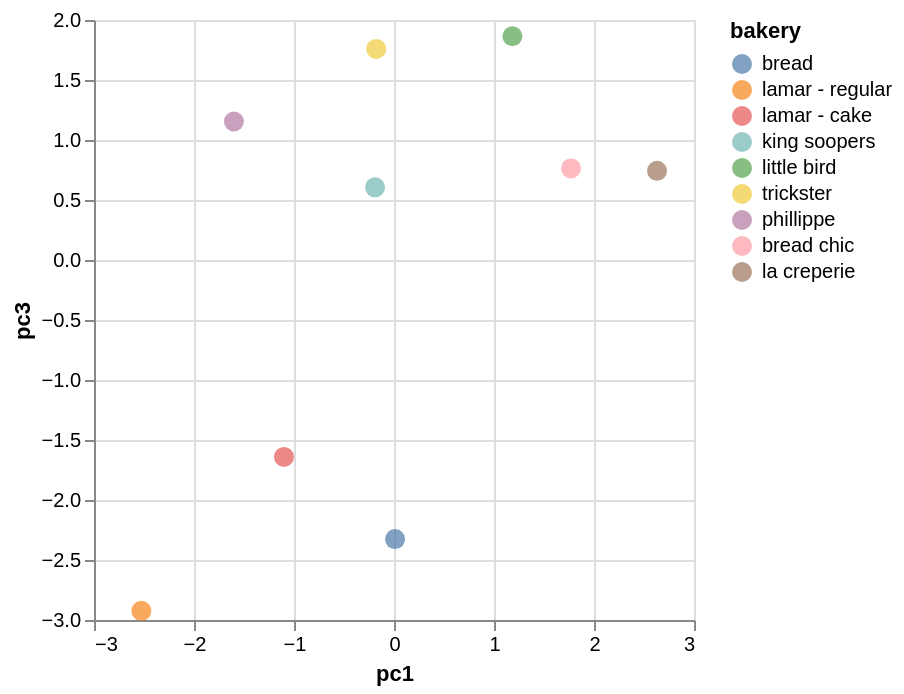

Notebook cell for this chart:
### Code cell
alt.Chart(proj_df).mark_point(filled=True, size=100).encode(
    x='pc1', y='pc3',
    color=alt.Color('bakery', sort=plot_order),
    tooltip=['bakery']
)

### Figure 1 — Vega-Lite specification as saved in the notebook (floating-point values rounded to 4 significant figures)
{"config": {"view": {"continuousWidth": 300, "continuousHeight": 300}}, "data": {"name": "data-cce9de23455ca72077ce6bbd9aeec2a3"}, "mark": {"type": "point", "filled": true, "size": 100}, "encoding": {"color": {"field": "bakery", "sort": ["bread", "lamar - regular", "lamar - cake", "king soopers", "little bird", "trickster", "phillippe", "bread chic", "la creperie"], "type": "nominal"}, "tooltip": [{"field": "bakery", "type": "nominal"}], "x": {"field": "pc1", "type": "quantitative"}, "y": {"field": "pc3", "type": "quantitative"}}, "$schema": "https://vega.github.io/schema/vega-lite/v6.4.1.json", "datasets": {"data-cce9de23455ca72077ce6bbd9aeec2a3": [{"pc1": 0.01044, "pc2": 4.038, "pc3": -2.325, "bakery": "bread"}, {"pc1": 1.77, "pc2": -0.1221, "pc3": 0.7634, "bakery": "bread chic"}, {"pc1": -0.1894, "pc2": -0.6364, "pc3": 0.6054, "bakery": "king soopers"}, {"pc1": 2.63, "pc2": 0.03444, "pc3": 0.7432, "bakery": "la creperie"}, {"pc1": -1.1, "pc2": -0.9305, "pc3": -1.641, "bakery": "lamar - cake"}, {"pc1": -2.526, "pc2": -1.753, "pc3": -2.924, "bakery": "lamar - regular"}, {"pc1": 1.184, "pc2": -0.5008, "pc3": 1.865, "bakery": "little bird"}, {"pc1": -1.601, "pc2": -0.6275, "pc3": 1.154, "bakery": "phillippe"}, {"pc1": -0.1778, "pc2": 0.4975, "pc3": 1.759, "bakery": "trickster"}]}}
